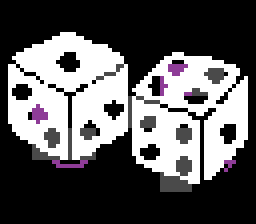
#> input picture apple2/assets/high_score_dice_master.ppm, 64 x 56 px (shown 4 times larger)
$ python -i convert_hgr_asset.py   (imports and definitions only)
#> lines starting #> are read from the running program, lines starting #| are printed output that depends on the picture; after the words box and inside, x2 and y2 are one past the last pixel; in counts of white or black regions, pixels touching at a corner belong together
#> further down, picture is the input picture: PIL image 64x56 RGB; mean R, G, B 91.4, 90.3, 91.5
#!/usr/bin/env python3
"""Convert source art into Apple II hi-res page data and a preview image."""

from __future__ import annotations

import argparse
from pathlib import Path

from PIL import Image, ImageChops, ImageOps


PAGE_WIDTH = 280
PAGE_HEIGHT = 192
PAGE_BYTES = 8192


# [9 lines left out: function parse_args, not called in this run]


def hgr_offset(y: int) -> int:
    return ((y & 0x07) << 10) + ((y >> 3) & 0x07) * 0x80 + (y >> 6) * 0x28


def estimate_background(image: Image.Image) -> tuple[int, int, int]:
    width, height = image.size
#> width = 64; height = 56
    samples = [
        image.getpixel((0, 0)),
        image.getpixel((width - 1, 0)),
        image.getpixel((0, height - 1)),
        image.getpixel((width - 1, height - 1)),
        image.getpixel((width // 2, 0)),
        image.getpixel((width // 2, height - 1)),
    ]
#> samples = [(0, 0, 0), (0, 0, 0), (0, 0, 0), (0, 0, 0), (0, 0, 0), (0, 0, 0)]
    r = sum(pixel[0] for pixel in samples) // len(samples)
#> r = 0
    g = sum(pixel[1] for pixel in samples) // len(samples)
#> g = 0
    b = sum(pixel[2] for pixel in samples) // len(samples)
#> b = 0
    return (r, g, b)


def build_mask(image: Image.Image) -> Image.Image:
    bg = estimate_background(image)
#> bg = (0, 0, 0)
    bg_image = Image.new("RGB", image.size, bg)
#> bg_image: PIL image 64x56 RGB; every value is 0
    diff = ImageChops.difference(image, bg_image).convert("L")
    diff = ImageOps.autocontrast(diff, cutoff=1)
    return diff.point(lambda value: 255 if value >= 26 else 0, mode="1")
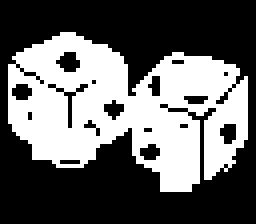
#> returned value: PIL image 64x56 1 (shown 4 times larger); 39.7% white; 1 white region, box (x1, y1, x2, y2) and area: (2, 8, 62, 48) 1423


# [65 lines left out: functions render_source, to_page, write_header, write_preview, main, not called in this run]


# [2 lines not run here, left out]

>>> from PIL import Image
>>> picture = Image.open('../assets/high_score_dice_master.ppm')
>>> result = build_mask(picture)
